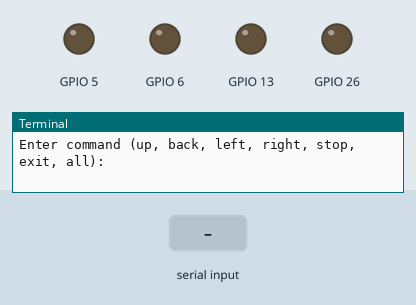
The program below on a simulated Raspberry Pi (BCM pin numbers). Parts: output pins drawn as LEDs (lit = HIGH), the last lines printed to the terminal. The test bench sets the inputs (shaded band).

Above: at 1.2 s.
1.3 s: "up" typed at the terminal, then Enter
At 2.1 s:
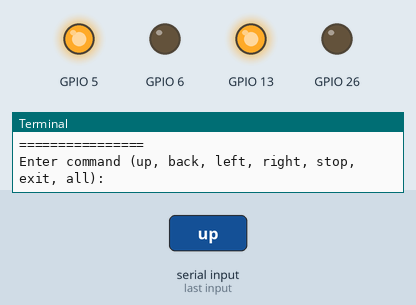
2.8 s: "back" typed at the terminal, then Enter
At 3.2 s:
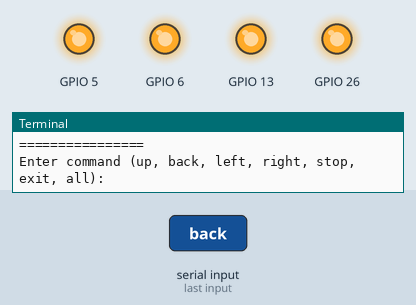
Timing chart, 0 to 5.8 s (numbered marks = the images above; inputs shaded):
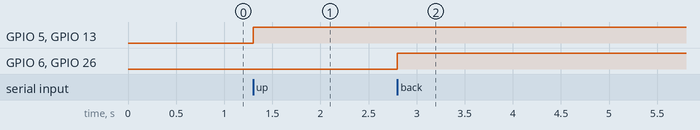

Measured:
- after the input at 1.3 s, GPIO 5, GPIO 13: LOW → HIGH at once
- after the input at 2.8 s, GPIO 6, GPIO 26: LOW → HIGH at once

The program:

02_l298n.py
```python
import time

import RPi.GPIO as GPIO

import control_utils as cu

if __name__ == "__main__":
    # Components
    # - Raspberry Pi Model B+ (Pi)
    # - L298N Motor Controller (L298N) (not remove 5V regulator jumper)
    # - 2x DC 6V motors
    # - 4x 1.2V AA batteries
    #
    # Wiring
    # - 4.8V+ (Power supply) <-> VCC (L298N)
    # - 4.8V-(Power supply) <-> GRN (L298N) <-> Ground 39 (Pi)
    # - IN1 (L298N) <-> GPIO (Pi)
    # - IN2 (L298N) <-> GPIO (Pi)
    # - IN3 (L298N) <-> GPIO (Pi)
    # - IN4 (L298N) <-> GPIO (Pi)

    GPIO.setmode(GPIO.BCM)

    IN1 = 5  # 6th PIN from BOTTOM on the LEFT
    IN2 = 6  # 5th PIN from BOTTOM on the LEFT
    IN3 = 13  # 4th PIN from BOTTOM on the LEFT
    IN4 = 26  # 2th PIN from BOTTOM on the LEFT

    controller = cu.L298N(IN1, IN2, IN3, IN4)

    try:
        while True:
            cmd = input('Enter command (up, back, left, right, stop, exit, all):')
            timewait = 1.0
            if cmd == 'up':
                print('Moving up')
                controller.forward()
            elif cmd == 'back':
                print('Moving back')
                controller.backward()
            elif cmd == 'left':
                print('Moving left')
                controller.left()
            elif cmd == 'right':
                print('Moving right')
                controller.right()
            elif cmd == 'stop':
                print('STOP')
                controller.stop()
            elif cmd == 'all':
                controller.all()
            elif cmd == 'exit':
                break

            # time.sleep(timewait)
            # controller.stop()
            print('='*16)
    except:
        pass

    controller.stop()
    GPIO.cleanup()
```

control_utils.py
```python
import time

import RPi.GPIO as GPIO


class Motor:
    def __init__(self, forward, backward):
        """
        `forward`: PIN number

        `backward`: PIN number
        """
        self._forward = forward
        self._backward = backward
        GPIO.setup(self._forward, GPIO.OUT)
        GPIO.setup(self._backward, GPIO.OUT)

    def forward(self):
        print('Turning on GPIO', self._forward)
        GPIO.output(self._forward, True)
        # print('Turning off GPIO', self._backward)
        # GPIO.output(self._backward, False)

    def backward(self):
        # print('Turning off GPIO', self._forward)
        # GPIO.output(self._forward, False)
        print('Turning on GPIO', self._backward)
        GPIO.output(self._backward, True)

    def stop(self):
        print('Turning off GPIO', self._forward)
        GPIO.output(self._forward, False)
        print('Turning off GPIO', self._backward)
        GPIO.output(self._backward, False)


class L298N:
    def __init__(self, in1, in2, in3, in4):
        self.motor_a = Motor(in1, in2)
        self.motor_b = Motor(in3, in4)

    def forward(self):
        self.motor_a.forward()
        self.motor_b.forward()

    def backward(self):
        self.motor_a.backward()
        self.motor_b.backward()

    def left(self):
        self.motor_a.forward()
        self.motor_b.backward()

    def right(self):
        self.motor_a.backward()
        self.motor_b.forward()

    def stop(self):
        self.motor_a.stop()
        self.motor_b.stop()

    def all(self):
        GPIO.output(self.motor_a._forward, True)
        GPIO.output(self.motor_a._backward, True)
        GPIO.output(self.motor_b._forward, True)
        GPIO.output(self.motor_b._backward, True)
```
